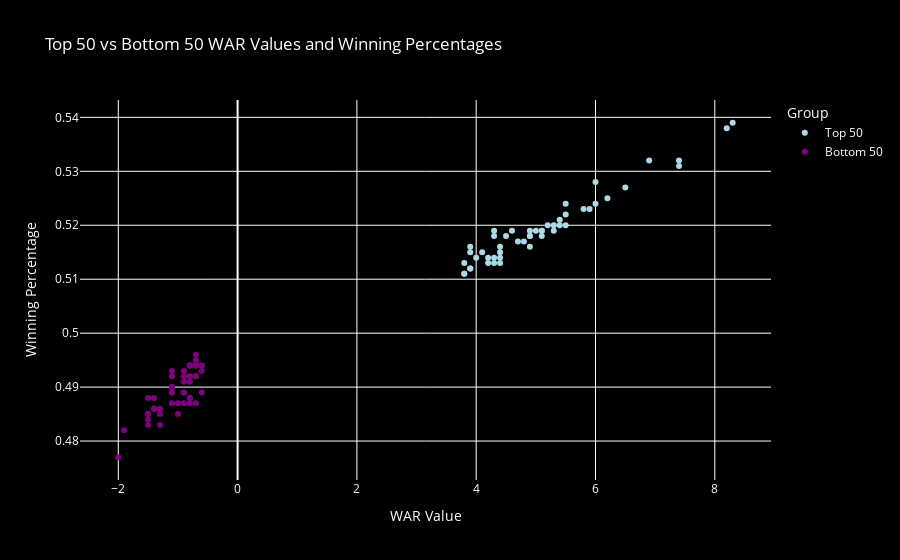

Here is the notebook cell this chart was saved with:
### Code cell
import os
import pandas as pd
import plotly.express as px

# Define the path to your CSV file
csv_file_path = 'WAR_2023.csv'

# Check if the file exists
if not os.path.exists(csv_file_path):
    raise FileNotFoundError(f"The file '{csv_file_path}' does not exist.")

try:
    # Attempt to read the CSV file with different encodings
    try:
        df = pd.read_csv(csv_file_path, encoding='utf-8')
    except UnicodeDecodeError:
        try:
            df = pd.read_csv(csv_file_path, encoding='latin1')
        except UnicodeDecodeError:
            df = pd.read_csv(csv_file_path, encoding='iso-8859-1')
except Exception as e:
    raise ValueError(f"Error reading the CSV file: {e}")

# Ensure the CSV file has at least 18 columns
if df.shape[1] < 18:
    raise ValueError("The CSV file does not have at least 18 columns.")

try:
    # Extract the 16th column (index 15, since indexing starts from 0)
    column_16 = df.iloc[:, 15]

    # Ensure the column contains numeric values
    column_16 = pd.to_numeric(column_16, errors='coerce')
    
    # Drop NaN values that cannot be converted to numeric
    column_16 = column_16.dropna()

    # Sort the column in descending order and select the top 50 values
    top_50_values = column_16.nlargest(50)

    # Sort the column in ascending order and select the bottom 50 values
    bottom_50_values = column_16.nsmallest(50)

    # Extract the corresponding 18th column (index 17, since indexing starts from 0) values
    top_50_column_18 = df.iloc[top_50_values.index, 17]
    bottom_50_column_18 = df.iloc[bottom_50_values.index, 17]

    # Ensure the columns contain numeric values
    top_50_column_18 = pd.to_numeric(top_50_column_18, errors='coerce').dropna()
    bottom_50_column_18 = pd.to_numeric(bottom_50_column_18, errors='coerce').dropna()

    # Create a DataFrame for Plotly
    plot_df = pd.DataFrame({
        'WAR Value': pd.concat([top_50_values, bottom_50_values]),
        'Winning Percentage': pd.concat([top_50_column_18, bottom_50_column_18]),
        'Group': ['Top 50'] * len(top_50_values) + ['Bottom 50'] * len(bottom_50_values)
    })

    # Create the interactive scatter plot with customized colors and black background
    fig = px.scatter(
        plot_df,
        x='WAR Value',
        y='Winning Percentage',
        color='Group',
        title='Top 50 vs Bottom 50 WAR Values and Winning Percentages',
        labels={'WAR Value': 'WAR Value', 'Winning Percentage': 'Winning Percentage'},
        color_discrete_map={'Top 50': 'lightblue', 'Bottom 50': 'purple'}
    )

    # Update layout for black background
    fig.update_layout(
        legend_title_text='Group',
        plot_bgcolor='black',  # Set plot background to black
        paper_bgcolor='black',  # Set overall background to black
        font_color='white'  # Set font color to white for better visibility
    )

    fig.show()

except Exception as e:
    raise ValueError(f"Error processing the columns: {e}")

### Figure 1 — Plotly figure (JSON) as saved in the notebook; plotly's stock layout.template omitted (floating-point values rounded to 4 significant figures)
{"data": [{"hovertemplate": "Group=Top 50<br>WAR Value=%{x}<br>Winning Percentage=%{y}<extra></extra>", "legendgroup": "Top 50", "marker": {"color": "lightblue", "symbol": "circle"}, "mode": "markers", "name": "Top 50", "orientation": "v", "showlegend": true, "type": "scatter", "x": [8.3, 8.2, 7.4, 7.4, 6.9, 6.5, 6.2, 6, 6, 5.9, 5.8, 5.5, 5.5, 5.5, 5.4, 5.4, 5.3, 5.3, 5.2, 5.1, 5.1, 5.1, 5, 4.9, 4.9, 4.9, 4.9, 4.8, 4.7, 4.6, 4.5, 4.4, 4.4, 4.4, 4.4, 4.3, 4.3, 4.3, 4.3, 4.2, 4.2, 4.1, 4, 3.9, 3.9, 3.9, 3.9, 3.8, 3.8, 3.8], "xaxis": "x", "y": [0.539, 0.538, 0.532, 0.531, 0.532, 0.527, 0.525, 0.524, 0.528, 0.523, 0.523, 0.524, 0.52, 0.522, 0.521, 0.52, 0.52, 0.519, 0.52, 0.519, 0.519, 0.518, 0.519, 0.518, 0.519, 0.516, 0.518, 0.517, 0.517, 0.519, 0.518, 0.516, 0.514, 0.515, 0.513, 0.518, 0.519, 0.513, 0.514, 0.513, 0.514, 0.515, 0.514, 0.515, 0.516, 0.512, 0.512, 0.511, 0.513, 0.511], "yaxis": "y"}, {"hovertemplate": "Group=Bottom 50<br>WAR Value=%{x}<br>Winning Percentage=%{y}<extra></extra>", "legendgroup": "Bottom 50", "marker": {"color": "purple", "symbol": "circle"}, "mode": "markers", "name": "Bottom 50", "orientation": "v", "showlegend": true, "type": "scatter", "x": [-2, -1.9, -1.5, -1.5, -1.5, -1.5, -1.5, -1.4, -1.4, -1.4, -1.4, -1.3, -1.3, -1.3, -1.1, -1.1, -1.1, -1.1, -1.1, -1.1, -1.1, -1, -1, -0.9, -0.9, -0.9, -0.9, -0.9, -0.9, -0.8, -0.8, -0.8, -0.8, -0.8, -0.8, -0.8, -0.8, -0.7, -0.7, -0.7, -0.7, -0.7, -0.7, -0.7, -0.7, -0.7, -0.6, -0.6, -0.6, -0.6], "xaxis": "x", "y": [0.477, 0.482, 0.484, 0.485, 0.485, 0.483, 0.488, 0.486, 0.486, 0.488, 0.486, 0.486, 0.485, 0.483, 0.489, 0.487, 0.493, 0.49, 0.492, 0.49, 0.489, 0.487, 0.485, 0.489, 0.487, 0.489, 0.493, 0.492, 0.491, 0.488, 0.494, 0.488, 0.494, 0.494, 0.491, 0.492, 0.487, 0.495, 0.487, 0.494, 0.494, 0.494, 0.492, 0.496, 0.492, 0.494, 0.494, 0.494, 0.489, 0.493], "yaxis": "y"}], "layout": {"font": {"color": "white"}, "legend": {"title": {"text": "Group"}, "tracegroupgap": 0}, "paper_bgcolor": "black", "plot_bgcolor": "black", "title": {"text": "Top 50 vs Bottom 50 WAR Values and Winning Percentages"}, "xaxis": {"anchor": "y", "domain": [0, 1], "title": {"text": "WAR Value"}}, "yaxis": {"anchor": "x", "domain": [0, 1], "title": {"text": "Winning Percentage"}}}}
